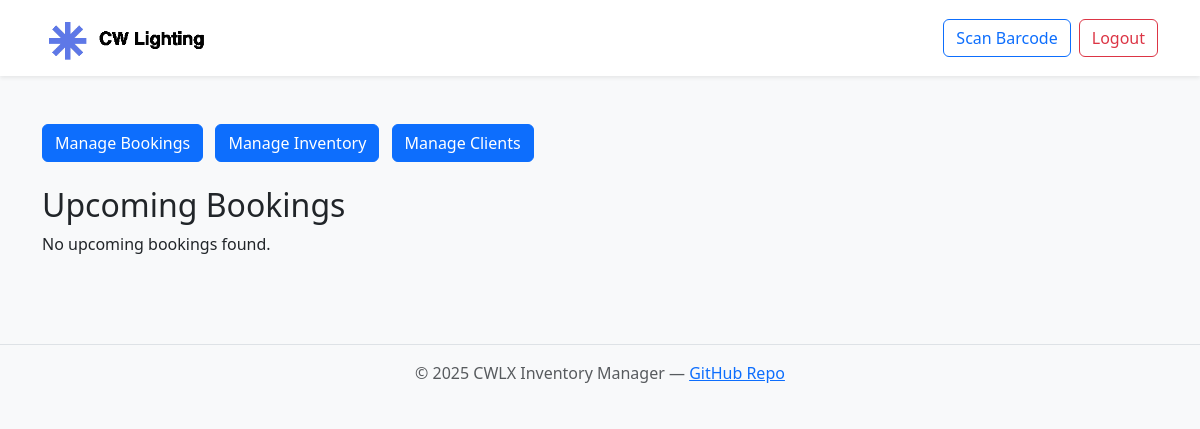
The app's page / (signed in), older data.
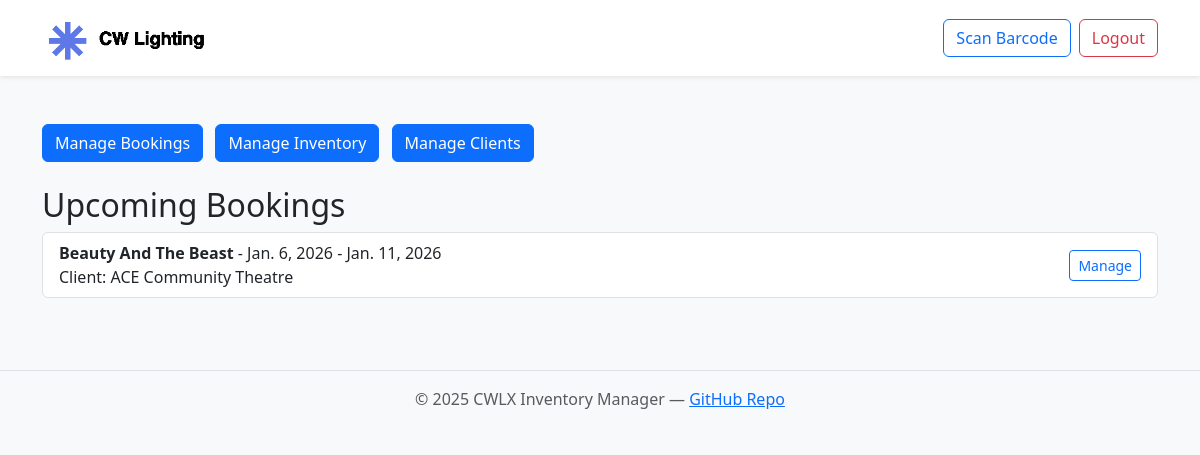
The same page, newer data.
### bookings/models.py (models this page shows, shortened)
class Booking(models.Model):
    client = models.ForeignKey(Client, on_delete=models.CASCADE)
    event_name = models.CharField(max_length=100)
    start_date = models.DateField()
    end_date = models.DateField()
    notes = models.TextField(blank=True)

class Client(models.Model):
    name = models.CharField(max_length=255)
    email = models.EmailField(blank=True, null=True)
    phone = models.CharField(max_length=50, blank=True, null=True)
    notes = models.TextField(blank=True, null=True)
    def __str__(self):
        return self.name

### bookings/views.py (the view)
# urls.py: path('', views.home, name='home'),  # Root URL for home page
def home(request):
    upcoming_bookings = Booking.objects.filter(end_date__gte=now().date()).order_by('start_date')[:5]
    context = {
        'upcoming_bookings': upcoming_bookings
    }
    return render(request, 'bookings/home.html', context)

### bookings/templates/bookings/home.html
{% extends "base.html" %}
{% block content %}
  <div class="mb-4">
    <a href="{% url 'bookings:list' %}" class="btn btn-primary me-2">Manage Bookings</a>
    <a href="{% url 'inventory:product_list' %}" class="btn btn-primary me-2">Manage Inventory</a>
    <a href="{% url 'bookings:manage_clients' %}" class="btn btn-primary me-2">Manage Clients</a>
  </div>
  <h2>Upcoming Bookings</h2>
  {% if upcoming_bookings %}
    <ul class="list-group">
      {% for booking in upcoming_bookings %}
        <li class="list-group-item d-flex justify-content-between align-items-center">
          <div>
            <strong>{{ booking.event_name }}</strong> - {{ booking.start_date }} - {{ booking.end_date }}<br>
            Client: {{ booking.client }}
          </div>
          <a href="{% url 'bookings:manage_booking' booking.id %}" class="btn btn-sm btn-outline-primary">Manage</a>
        </li>
      {% endfor %}
    </ul>
  {% else %}
    <p>No upcoming bookings found.</p>
  {% endif %}
{% endblock %}

Row changes from the older to the newer data that the page shows:
added Booking: event_name "Beauty And The Beast", start_date "Jan. 6, 2026", end_date "Jan. 11, 2026", client "ACE Community Theatre"
Text that changed along with them:
text no longer shown: "No upcoming bookings found."
